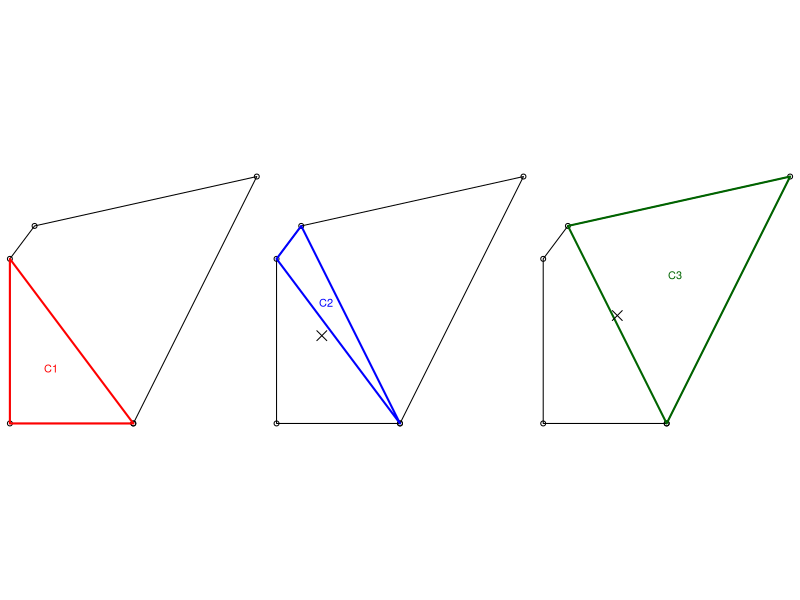
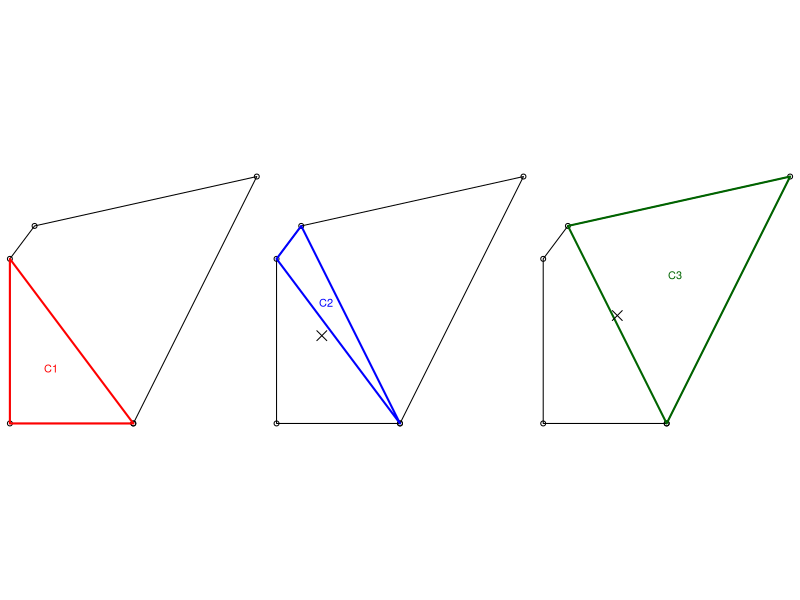

R code for these plots, in order:
# Aim: create visualisation showing steps in centroid algorithm
if(!exists("poly_mat")) {
  # source("code/chapters/10-algorithms.R")
  x_coords = c(10, 0, 0, 2, 20, 10)
  y_coords = c(0, 0, 10, 12, 15, 0)
  poly_mat = cbind(x_coords, y_coords)
  O = poly_mat[1, ] # create a point representing the origin
  
  t_area = function(x) {
    abs(
      x[1, 1] * (x[2, 2] - x[3, 2]) +
        x[2, 1] * (x[3, 2] - x[1, 2]) +
        x[3, 1] * (x[1, 2] - x[2, 2])
    ) / 2
  }
  
  t_centroid = function(x) {
    (x[1, ] + x[2, ] + x[3, ]) / 3
  }
  
  i = 2:(nrow(poly_mat) - 2)
  T_all = purrr::map(i, ~rbind(O, poly_mat[.:(. + 1), ], O))
  A = purrr::map_dbl(T_all, ~t_area(.))
  C_list = lapply(T_all, t_centroid)
  C = do.call(rbind, C_list)
}
# plot(poly_mat)
# lines(poly_mat)

# # manual solution:
# lines(T_all[[1]], col = "blue", lwd = 2)
# text(x = C[1, 1], y = C[1, 2], "C1", col = "blue")
# lines(T_all[[2]], col = "red", lwd = 2)
# text(x = C[2, 1], y = C[2, 2], "C2", col = "red")

# iterating solution:
par(mfrow = c(1, 3), mar = c(0, 0, 0, 0), pty = "s") # optional wide plot (alternative = animation)
i = 2
cols = c("red", "blue", "darkgreen")
for(i in rep(1:length(T_all), 2)) {
  if(i == 1 | sum(par()$mfrow) > 2) {
    plot(poly_mat, xlab = "", ylab = "", axes = FALSE)
    lines(poly_mat)
  }
  lines(T_all[[i]], col = cols[i], lwd = 2)
  # lines(do.call(rbind, T_all[1:i]), col = cols[1:i], lwd = 2)
  text(x = C[i, 1], y = C[i, 2], paste0("C", i), col = cols[i])
  if(i != 1) {
    points(x = mean(C[1:i, 1]), y = mean(C[1:i, 2]), pch = 4, cex = 2)
  }
  Sys.sleep(time = 0.5)
}
par(mfrow = c(1, 1))
